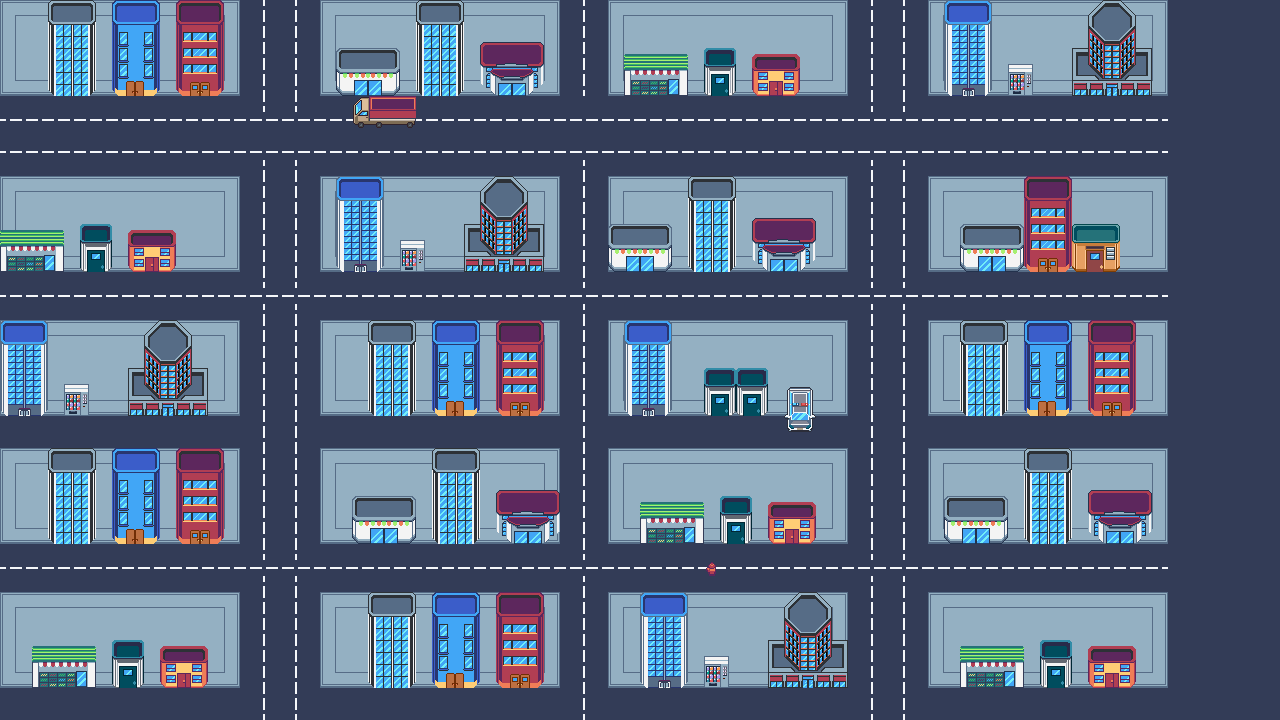

A level layout from a 2D game, rendered from its tile map. Below: a short description, then the map file with tile-grid data replaced by summaries:
An orthogonal 80x45 tile map with 16x16 px tiles, 3 tile layers (calle, colisiones, Edificios y autos) and 30 objects.

<map version="1.10" tiledversion="1.11.2" orientation="orthogonal" renderorder="right-down" width="80" height="45" tilewidth="16" tileheight="16" infinite="0" nextlayerid="7" nextobjectid="35">
 <tileset firstgid="1" name="tiles" tilewidth="16" tileheight="16" tilecount="4096" columns="64">
  <image source="CP_V1.1.0_nyknck/CP_V1.1.0_nyknck/CP_V1.0.4_nyknck/CP_V1.0.4.png" width="1024" height="1024" />
 </tileset>
 <layer id="1" name="calle" width="80" height="45">
  <data>[3600 cells, 3600 non-empty, 3 distinct tile ids]</data>
 </layer>
 <objectgroup id="2" name="colisiones">
  <object id="2" x="14.6667" y="7.33333" width="3.33333" height="0.666667" />
  <object id="6" x="0.121212" y="1.77636e-15" width="240.545" height="95.2424" />
  <object id="7" x="320.667" y="0" width="238.667" height="95.5833" />
  <object id="8" x="608.417" y="0.250167" width="238.667" height="95.083" />
  <object id="9" x="352.667" y="96.6667" width="63.3333" height="31.3333" />
  <object id="10" x="607.333" y="0.20835" width="238.667" height="95.5833" />
  <object id="11" x="930" y="-1.12498" width="238.667" height="95.5833" />
  <object id="12" x="930" y="174.875" width="238.667" height="95.5833" />
  <object id="13" x="930" y="320.208" width="238.667" height="95.5833" />
  <object id="14" x="928.666" y="446.875" width="238.667" height="95.5833" />
  <object id="15" x="928.667" y="593.542" width="238.667" height="95.5833" />
  <object id="16" x="607.333" y="592.208" width="238.667" height="95.5833" />
  <object id="17" x="608.666" y="448.208" width="238.667" height="95.5833" />
  <object id="18" x="321.333" y="320.208" width="238.667" height="95.5833" />
  <object id="19" x="608" y="319.542" width="238.667" height="95.5833" />
  <object id="20" x="608" y="176.875" width="238.667" height="95.5833" />
  <object id="21" x="320.666" y="177.542" width="238.667" height="95.5833" />
  <object id="22" x="319.333" y="448.208" width="238.667" height="95.5833" />
  <object id="23" x="322" y="592.208" width="238.667" height="95.5833" />
  <object id="24" x="1.33317" y="592.208" width="238.667" height="95.5833" />
  <object id="25" x="1.99983" y="176.208" width="238.667" height="95.5833" />
  <object id="26" x="0.999833" y="448.208" width="238.667" height="95.5833" />
  <object id="27" x="0.999833" y="320.875" width="238.667" height="95.5833" />
  <object id="28" x="784.5" y="415.5" width="31.5" height="15" />
  <object id="34" x="705.333" y="560.667" width="11.6667" height="16" />
 </objectgroup>
 <objectgroup id="6" name="Gasolina">
  <object id="29" x="399.333" y="240.667" width="26" height="36.6667" />
  <object id="30" x="703.333" y="656" width="26.6667" height="36" />
  <object id="31" x="715.333" y="744" height="0.666667" />
  <object id="32" x="63.25" y="384" width="26" height="35.25" />
  <object id="33" x="1007.64" y="64" width="25.2727" height="35.0909" />
 </objectgroup>
 <layer id="3" name="colisiones" width="80" height="45">
  <data>[3600 cells, 1800 non-empty, 9 distinct tile ids]</data>
 </layer>
 <layer id="5" name="Edificios y autos" width="80" height="45">
  <data>[3600 cells, 881 non-empty, 185 distinct tile ids]</data>
 </layer>
</map>
